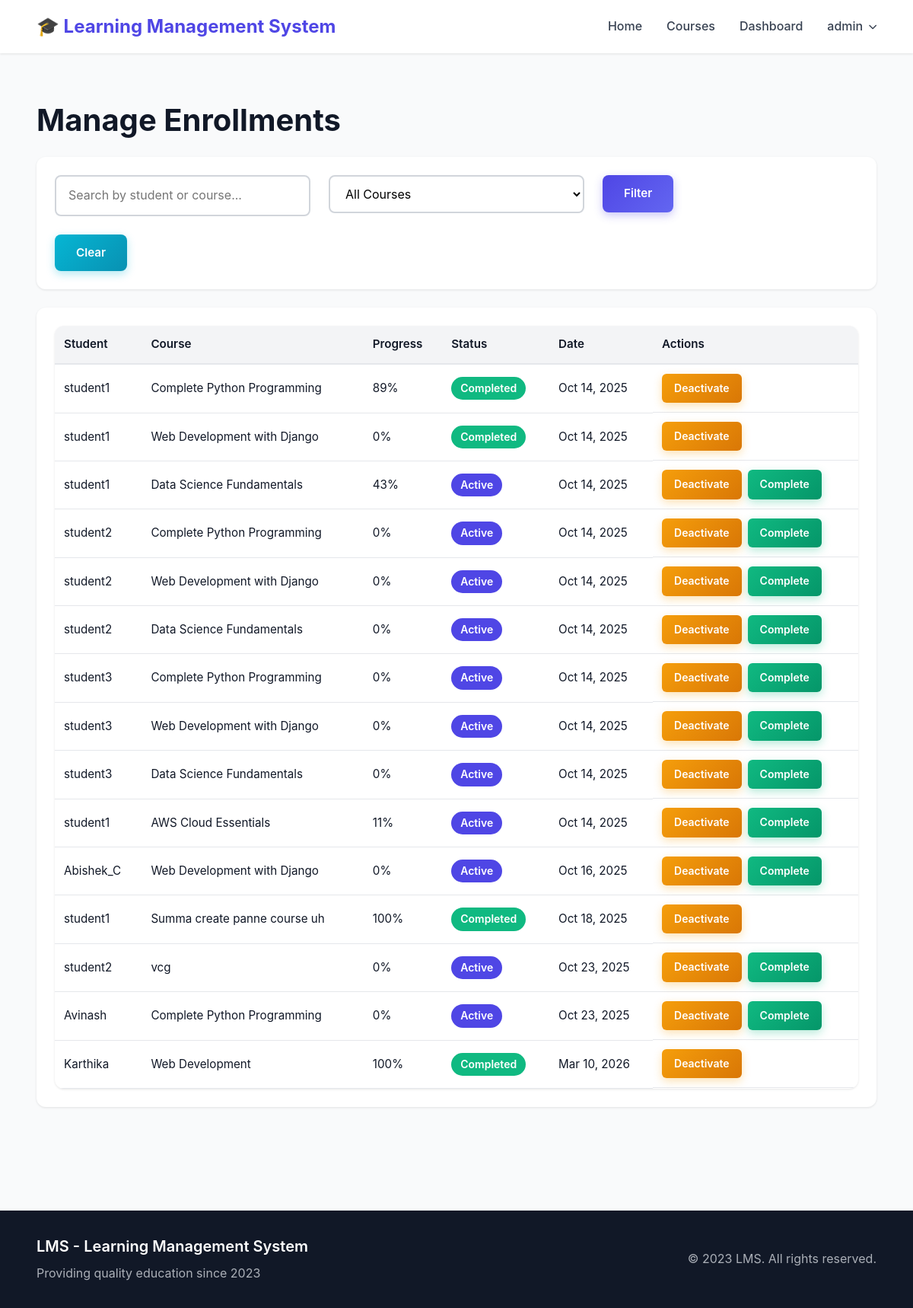
The page /manage/enrollments/ (signed in) on the database its author committed.
### accounts/models.py (models this page shows, shortened)
class User(AbstractUser):
    USER_TYPE_CHOICES = (
        ('student', 'Student'),
        ('instructor', 'Instructor'),
        ('admin', 'Admin'),
    )
    user_type = models.CharField(max_length=10, choices=USER_TYPE_CHOICES, default='student')
    profile_picture = models.ImageField(upload_to='profile_pictures/', null=True, blank=True)
    phone = models.CharField(max_length=20, null=True, blank=True)
    bio = models.TextField(blank=True, null=True)
    date_of_birth = models.DateField(null=True, blank=True)
    website = models.URLField(max_length=200, blank=True, null=True)
    address = models.TextField(blank=True, null=True)
    LEARNING_STYLE_CHOICES = (
        ('visual', 'Visual'),
        ('auditory', 'Auditory'),
        ('reading', 'Reading/Writing'),
        ('kinesthetic', 'Kinesthetic'),
    )
    learning_style = models.CharField(max_length=20, choices=LEARNING_STYLE_CHOICES, null=True, blank=True)
    preferred_language = models.CharField(max_length=50, blank=True, null=True)
    daily_study_goal = models.PositiveIntegerField(default=30, validators=[MinValueValidator(15), MaxValueValidator(480)])  # in minutes
    @property
    def is_admin(self):
        return self.is_superuser or self.user_type == 'admin'

### courses/models.py (models this page shows, shortened)
class Enrollment(models.Model):
    student = models.ForeignKey(
        settings.AUTH_USER_MODEL,
        on_delete=models.CASCADE,
        related_name='enrollments'
    )
    course = models.ForeignKey(Course, on_delete=models.CASCADE, related_name='enrollments')
    enrollment_date = models.DateTimeField(auto_now_add=True)
    completed = models.BooleanField(default=False)
    completion_date = models.DateTimeField(null=True, blank=True)
    progress = models.DecimalField(max_digits=5, decimal_places=2, default=0.00)
    is_active = models.BooleanField(default=True)
    class Meta:
        unique_together = ('student', 'course')

class Course(models.Model):
    title = models.CharField(max_length=200, unique=True)
    code = models.CharField(max_length=20, unique=True, blank=True, null=True, help_text="Unique course code (e.g., CS101)")
    description = models.TextField()
    instructor = models.ForeignKey(
        settings.AUTH_USER_MODEL,
        on_delete=models.CASCADE,
        related_name='courses_taught'
    )
    thumbnail = models.ImageField(upload_to='course_thumbnails/', null=True, blank=True)
    syllabus = models.FileField(upload_to='syllabi/', null=True, blank=True)
    category = models.ForeignKey(Category, on_delete=models.SET_NULL, null=True, blank=True, related_name='courses')
    created_at = models.DateTimeField(auto_now_add=True)
    updated_at = models.DateTimeField(auto_now=True)

### accounts/management_views.py (the view)
# urls.py: path('manage/enrollments/', manage_enrollments, name='manage_enrollments'),
@login_required
@admin_required
def manage_enrollments(request):
    search = request.GET.get('search', '')
    course_filter = request.GET.get('course', '')
    enrollments = Enrollment.objects.select_related('student', 'course').all()
    if search:
        enrollments = enrollments.filter(Q(student__username__icontains=search) | Q(course__title__icontains=search))
    if course_filter:
        enrollments = enrollments.filter(course_id=course_filter)
    return render(request, 'management/enrollments.html', {
        'enrollments': enrollments,
        'search': search,
        'course_filter': course_filter,
        'all_courses': Course.objects.all()
    })

### templates/management/enrollments.html (shortened to what this page needs)
{% extends 'base.html' %}
{% block content %}
<div class="container py-5">
    <h1 class="mb-4">Manage Enrollments</h1>
    <div class="card mb-4">
        <div class="card-body">
            <form method="get" class="row">
                <div class="col-md-5">
                    <input type="text" name="search" class="form-control" placeholder="Search by student or course..." value="{{ search }}">
                </div>
                <div class="col-md-3">
                    <select name="course" class="form-control">
                        <option value="">All Courses</option>
                    </select>
                </div>
                <div class="col-md-2">
                    <button type="submit" class="btn btn-primary w-100">Filter</button>
                </div>
                <div class="col-md-2">
                    <a href="{% url 'manage_enrollments' %}" class="btn btn-secondary w-100">Clear</a>
                </div>
            </form>
        </div>
    </div>
    <div class="card">
        <div class="card-body">
            <table class="table">
                <thead>
                    <tr>
                        <th>Student</th>
                        <th>Course</th>
                        <th>Progress</th>
                        <th>Status</th>
                        <th>Date</th>
                        <th>Actions</th>
                    </tr>
                </thead>
                <tbody>
                    {% for enrollment in enrollments %}
                    <tr>
                        <td>{{ enrollment.student.username }}</td>
                        <td>{{ enrollment.course.title }}</td>
                        <td>{{ enrollment.progress|floatformat:0 }}%</td>
                        <td>
                            {% if enrollment.completed %}
                            <span class="badge bg-success">Completed</span>
                            {% elif enrollment.is_active %}
                            <span class="badge bg-primary">Active</span>
                            {% else %}
                            <span class="badge bg-secondary">Inactive</span>
                            {% endif %}
                        </td>
                        <td>{{ enrollment.enrollment_date|date:"M d, Y" }}</td>
                        <td>
                            <a href="{% url 'toggle_enrollment' enrollment.id %}" class="btn btn-sm btn-warning">
                                {% if enrollment.is_active %}Deactivate{% else %}Activate{% endif %}
                            </a>
                            {% if not enrollment.completed %}
                            <a href="{% url 'mark_complete' enrollment.id %}" class="btn btn-sm btn-success">Complete</a>
                            {% endif %}
                        </td>
                    </tr>
                    {% endfor %}
                </tbody>
            </table>
        </div>
    </div>
</div>
{% endblock %}

### templates/base.html (shortened to what this page needs)
<!DOCTYPE html>
<html lang="en">
<head>
    <link rel="stylesheet" href="https://cdnjs.cloudflare.com/ajax/libs/font-awesome/6.0.0/css/all.min.css">
    {% load static %}
    <link rel="stylesheet" href="{% static 'css/reset.css' %}?v=11">
    <link rel="stylesheet" href="{% static 'css/responsive.css' %}?v=17">
    <link rel="stylesheet" href="{% static 'css/style.css' %}?v=11">
    <link rel="stylesheet" href="{% static 'css/admin-fix.css' %}?v=11">
    <link rel="stylesheet" href="{% static 'css/navbar-fix.css' %}?v=11">
    <link rel="stylesheet" href="{% static 'css/instructor-students.css' %}?v=11">
    <link rel="stylesheet" href="{% static 'css/lessons.css' %}?v=2">
    <link rel="stylesheet" href="{% static 'css/quizzes.css' %}?v=2">
    <link rel="stylesheet" href="{% static 'css/dashboard.css' %}?v=2">
    <link rel="stylesheet" href="{% static 'css/student-progress.css' %}?v=2">
    <link rel="stylesheet" href="{% static 'css/admin-progress.css' %}?v=2">
    <link rel="stylesheet" href="{% static 'css/doubts.css' %}?v=2">
    <link rel="stylesheet" href="{% static 'css/assessments.css' %}?v=2">
    <link rel="stylesheet" href="{% static 'css/forms.css' %}?v=1">
</head>
<body>
    <nav class="navbar">
        <div class="container navbar-container">
            <a class="navbar-brand" href="/">🎓 Learning Management System</a>
            <div class="navbar-menu" id="navbarMenu">
                <a class="nav-link" href="{% url 'home' %}">Home</a>
                <a class="nav-link" href="{% url 'courses:course_list' %}">Courses</a>
                {% if user.is_authenticated %}
                <a class="nav-link" href="{% url 'accounts:dashboard' %}">Dashboard</a>
                <div class="dropdown" id="userDropdownContainer">
                    <span class="nav-link dropdown-toggle" onclick="toggleDropdown(event)">{{ user.username }}</span>
                </div>
                {% else %}
                <a class="nav-link" href="{% url 'accounts:login' %}">Login</a>
                <a class="btn-register" href="{% url 'accounts:register' %}">Register</a>
                {% endif %}
            </div>
        </div>
    </nav>
    <main>
        {% block content %}{% endblock %}
    </main>
    <footer>
        <div class="container">
            <div class="footer-content">
                <div class="footer-left">
                    <h5>LMS - Learning Management System</h5>
                    <p>Providing quality education since 2023</p>
                </div>
                <div class="footer-right">
                    <p>&copy; 2023 LMS. All rights reserved.</p>
                </div>
            </div>
        </div>
    </footer>
</body>
</html>

### static/css/style.css (style rules this page uses)
table td:last-child { display: flex; gap: 0.5rem; flex-wrap: wrap; }
table .btn { padding: 0.5rem 1rem; font-size: 0.875rem; }
footer { background: var(--gray-900); color: var(--gray-300); padding: 2rem 0; margin-top: 4rem; }

### static/css/admin-fix.css (style rules this page uses)
.admin-actions .btn, .admin-btn, .card-header .btn, .card-footer .btn, table .btn { width: auto !important; display: inline-flex !important; }
form .btn:not(.btn-block) { width: auto !important; }
.card { margin-bottom: 1.5rem; }
.card-body { padding: 1.5rem; }
.row { display: flex; flex-wrap: wrap; gap: 1rem; margin: 0; }
.row > [class*='col-'] { padding: 0; }
.col-md-2 { width: 16.66%; }
.col-md-3 { width: 25%; }
.bg-success { background: var(--success) !important; }
.bg-primary { background: var(--primary) !important; }
.table { width: 100%; margin: 0; }
.table td, .table th { vertical-align: middle; }
.mb-4 { margin-bottom: 1.5rem !important; }

### static/css/navbar-fix.css (style rules this page uses)
.navbar .dropdown { position: relative; }
.navbar .dropdown-toggle { cursor: pointer; user-select: none; display: flex; align-items: center; gap: 0.5rem; }
.navbar .dropdown-toggle::after { content: '\f078'; font-family: 'Font Awesome 6 Free'; font-weight: 900; font-size: 0.7rem; transition: transform 0.3s; }

### static/css/instructor-students.css (style rules this page uses)
.mb-4 { margin-bottom: 1.5rem; }
.container .row { display: flex; flex-wrap: wrap; gap: 1.5rem; }
.container .row > [class*='col-'] { flex: 1; min-width: 300px; }
.container .card { margin-bottom: 1.5rem; width: 100%; }
.container .table { width: 100%; margin: 0; font-size: 0.95rem; }
.container .table td, .container .table th { padding: 0.75rem; vertical-align: middle; white-space: nowrap; }

### rows shown on the page
User: username "admin"
Enrollment: student.username "student1", course "Complete Python Programming", progress "89", completed "Completed", enrollment_date "Oct 14, 2025", is_active "Deactivate"
Enrollment: student.username "student1", course "Web Development with Django", progress "0", completed "Completed", enrollment_date "Oct 14, 2025", is_active "Deactivate"
Enrollment: student.username "student1", course "Data Science Fundamentals", progress "43", completed "Active", enrollment_date "Oct 14, 2025", is_active "Deactivate"
Enrollment: student.username "student2", course "Complete Python Programming", progress "0", completed "Active", enrollment_date "Oct 14, 2025", is_active "Deactivate"
Enrollment: student.username "student2", course "Web Development with Django", progress "0", completed "Active", enrollment_date "Oct 14, 2025", is_active "Deactivate"
Enrollment: student.username "student2", course "Data Science Fundamentals", progress "0", completed "Active", enrollment_date "Oct 14, 2025", is_active "Deactivate"
Enrollment: student.username "student3", course "Complete Python Programming", progress "0", completed "Active", enrollment_date "Oct 14, 2025", is_active "Deactivate"
Enrollment: student.username "student3", course "Web Development with Django", progress "0", completed "Active", enrollment_date "Oct 14, 2025", is_active "Deactivate"
Enrollment: student.username "student3", course "Data Science Fundamentals", progress "0", completed "Active", enrollment_date "Oct 14, 2025", is_active "Deactivate"
Enrollment: student.username "student1", course "AWS Cloud Essentials", progress "11", completed "Active", enrollment_date "Oct 14, 2025", is_active "Deactivate"
Enrollment: student.username "Abishek_C", course "Web Development with Django", progress "0", completed "Active", enrollment_date "Oct 16, 2025", is_active "Deactivate"
Enrollment: student.username "student1", course "Summa create panne course uh", progress "100", completed "Completed", enrollment_date "Oct 18, 2025", is_active "Deactivate"
Enrollment: student.username "student2", course "vcg", progress "0", completed "Active", enrollment_date "Oct 23, 2025", is_active "Deactivate"
Enrollment: student.username "Avinash", course "Complete Python Programming", progress "0", completed "Active", enrollment_date "Oct 23, 2025", is_active "Deactivate"
Enrollment: student.username "Karthika", course "Web Development", progress "100", completed "Completed", enrollment_date "Mar 10, 2026", is_active "Deactivate"
